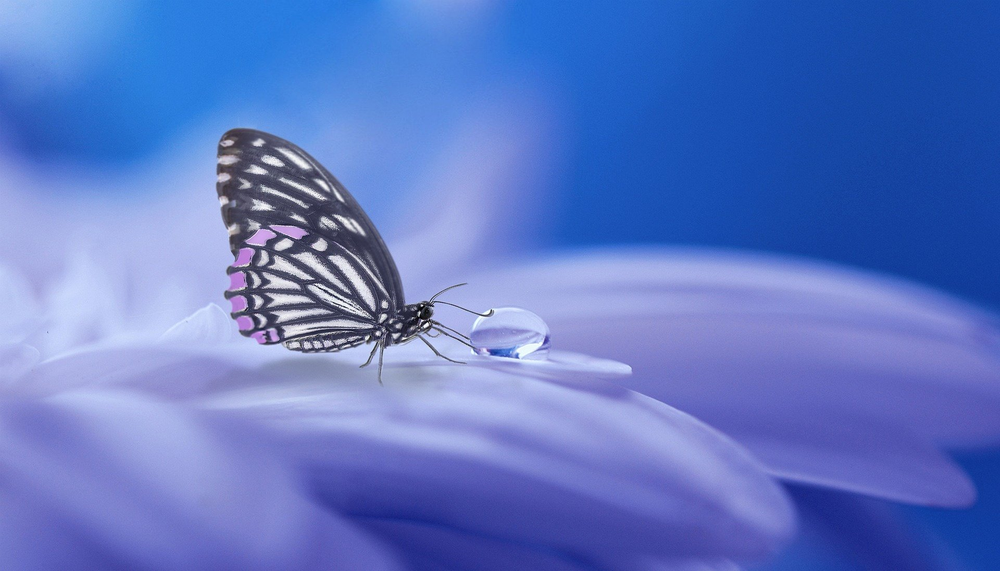
#> input picture butterfly.png, 1000 x 571 px, shrunk from 1920 x 1097 before the run
$ python imageSplittingMerging.py
#> lines starting #> are read from the running program, lines starting #| are printed output that depends on the picture
import cv2

import matplotlib.pyplot as plt

image_bgr=cv2.imread("butterfly.png")
#> image_bgr is the input picture: shape (571, 1000, 3); mean B, G, R 196.8, 119.4, 93.8

b, g, r=cv2.split(image_bgr)
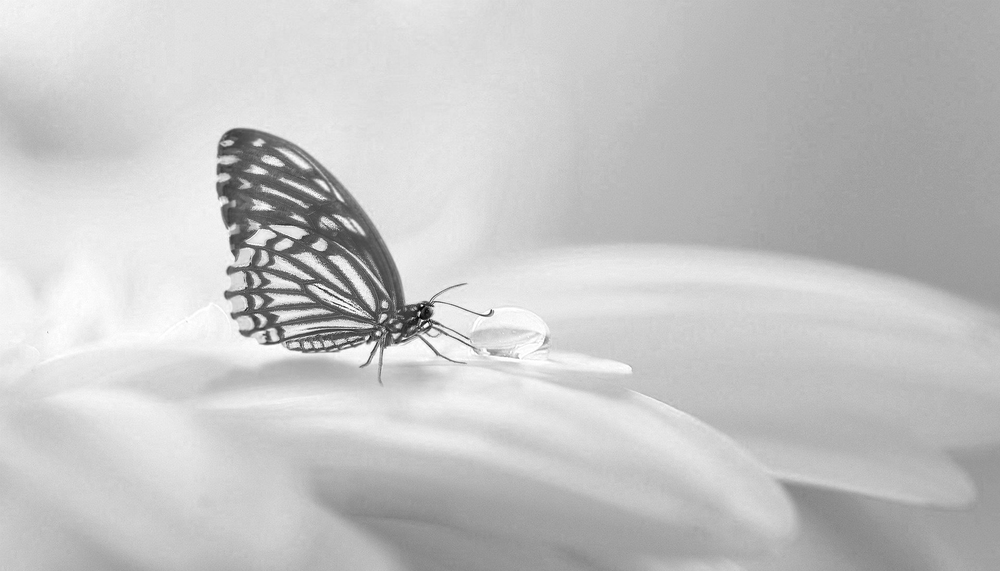
#> b: shape (571, 1000); min 0, max 255, mean 196.8
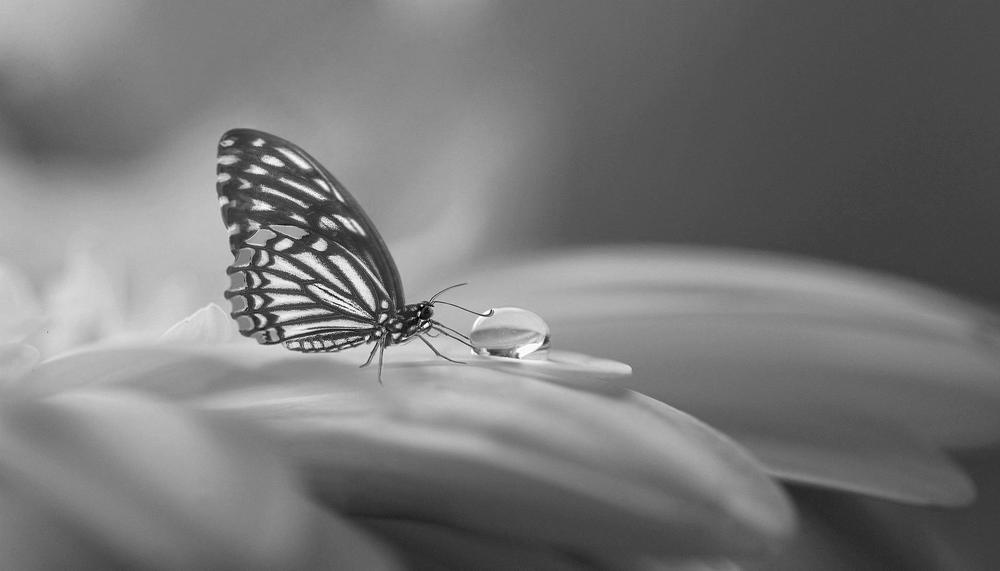
#> g: shape (571, 1000); min 0, max 255, mean 119.4
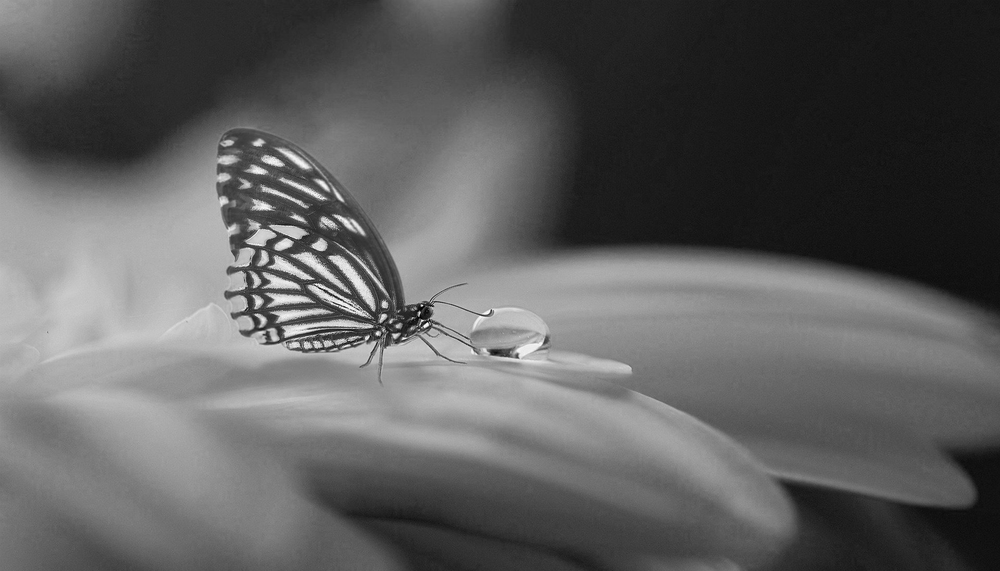
#> r: shape (571, 1000); min 0, max 255, mean 93.8

plt.figure(figsize=[20, 5])

plt.subplot(141); plt.imshow(r, cmap="gray");plt.title("Red channel");

plt.subplot(142); plt.imshow(g, cmap="gray");plt.title("Green channel");
plt.subplot(143); plt.imshow(b, cmap="gray");plt.title("Blue channel");

imgMerged=cv2.merge((b, g, r))

plt.subplot(144);plt.imshow(imgMerged[:, :, ::-1]); plt.title("Merged")

plt.show()
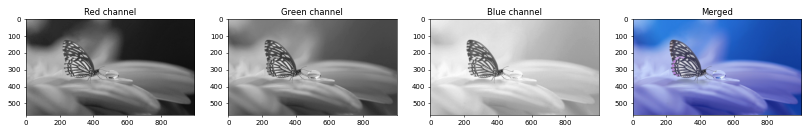
#> figure drawn by matplotlib, 4 panels
